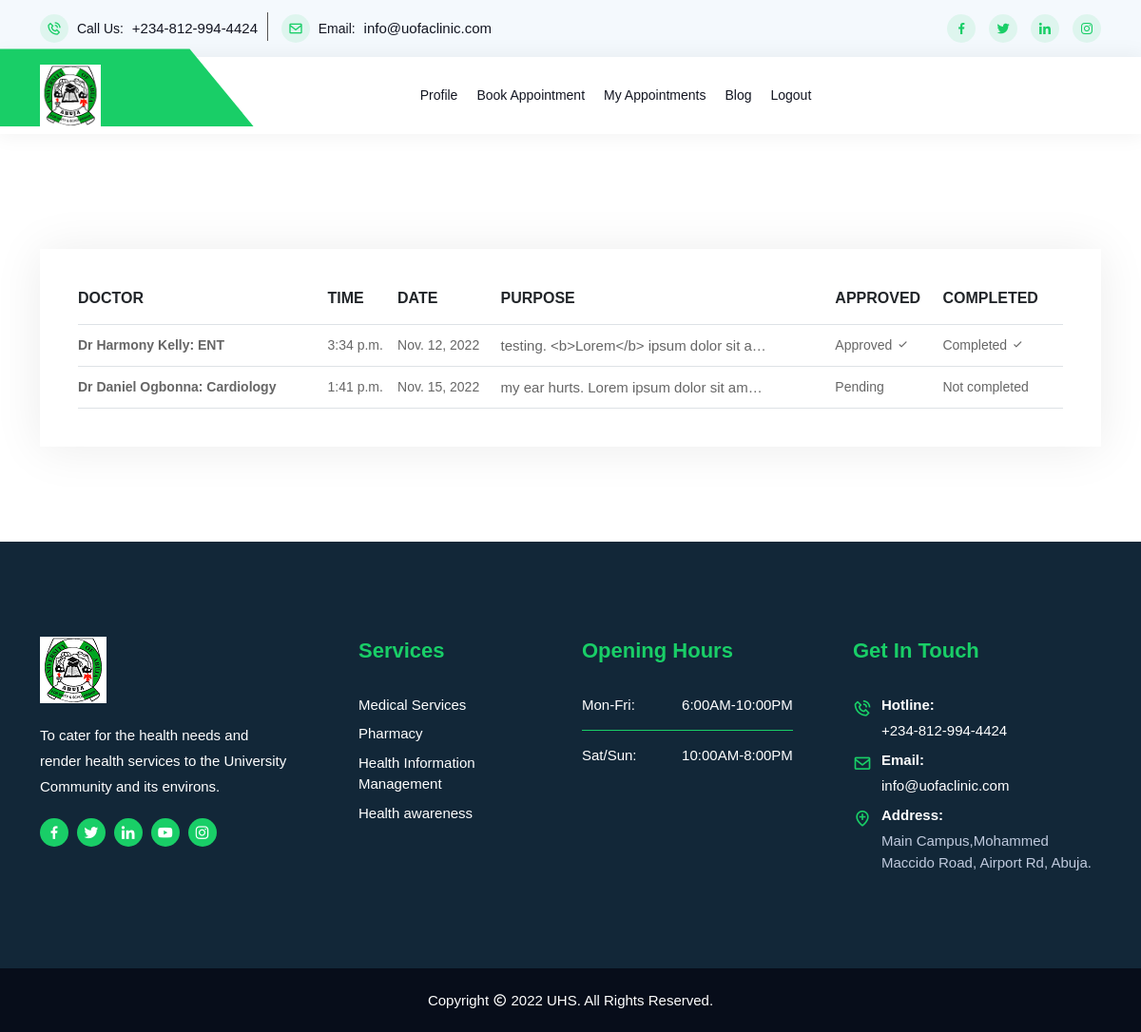
The app's page /patient/appointments (signed in) with its own data.
### patient/models.py (models this page shows, shortened)
class Appointment(models.Model):
    doctor = models.ForeignKey(Doctor, related_name='appointments', on_delete=models.CASCADE)
    patient = models.ForeignKey(Patient, related_name='appointments', on_delete=models.CASCADE)
    time = models.TimeField(blank=False)
    date = models.DateField(blank=False)
    purpose = models.TextField(blank=False)
    approved = models.BooleanField(max_length=15, default=False)
    completed = models.BooleanField(max_length=15, default=False)

### doctor/models.py (models this page shows)
class Doctor(models.Model):
    GENDER = (
        ('female', 'Female'),
        ('male', 'Male'),
    )
    username = models.OneToOneField(User, on_delete=models.CASCADE)
    phone = models.CharField(max_length=12, default="", blank=True)
    gender = models.CharField(choices=GENDER, max_length=30, blank=True, default='')
    department = models.CharField(max_length=30, blank=True, default='')
    address = models.CharField(max_length=200, blank=True, default='')
    def __str__(self):
        return f'Dr {self.username.first_name} {self.username.last_name}: {self.department}'

### patient/views.py (the view)
# urls.py: path('patient/appointments', views.appointments, name='appointments'),
@cache_control(no_cache=True, must_revalidate=True, no_store=True)
@login_required
def appointments(request):
    user = request.user.patient
    appointment_list = user.appointments.all().order_by('date')
    context = {
        'appointment_list': appointment_list,
    }
    return render(request, 'patient/appointments.html', context)

### templates/patient/appointments.html (shortened to what this page needs)
{% extends 'base.html' %}
{% load bootstrap4 %}
{% load static %}
{% block content %}<br/>
<section class="cart-area ptb-100">
    <div class="container">
        <div class="row">
            <div class="col-lg-12 col-md-12">
                <div class="cart-wraps">
                    {% if appointment_list.count > 0 %}
                        <div class="cart-table table-responsive">
                            <table class="table table-bordered">
                                <thead>
                                    <tr>
                                        <th scope="col">Doctor</th>
                                        <th scope="col">Time</th>
                                        <th scope="col">Date</th>
                                        <th scope="col">Purpose</th>
                                        <th scope="col">Approved</th>
                                        <th scope="col">Completed</th>
                                    </tr>
                                </thead>
                                <tbody>
                                {% for appointment in appointment_list %}
                                    <tr>
                                        <td class="product-thumbnail">
                                            <b>{{ appointment.doctor }}</b>
                                        </td>
                                        <td class="product-name">
                                            {{ appointment.time }}
                                        </td>
                                        <td class="product-price">
                                            <span class="unit-amount">
                                               {{ appointment.date }}
                                            </span>
                                        </td>
                                        <td class="product-quantity">
                                            <p>
                                                {{ appointment.purpose|truncatechars:40 }}
                                            </p>
                                        </td>
                                        <td class="product-subtotal">
                                            {% if appointment.approved == True %}
                                                Approved <i class="bx bx-check"></i>
                                            {% else %}
                                                Pending
                                            {% endif %}
                                        </td>
                                        <td class="product-subtotal">
                                            {% if appointment.completed == True %}
                                                Completed <i class="bx bx-check"></i>
                                            {% else %}
                                                Not completed
                                            {% endif %}
                                        </td>
                                    </tr>
                                {% endfor %}
                                </tbody>
                            </table>
                        </div>
                    {% endif %}
                </div>
            </div>
        </div>
    </div>
</section>
{% endblock %}

### records on screen
Appointment: doctor "Dr Harmony Kelly: ENT", time "3:34 p.m.", date "Nov. 12, 2022", purpose "testing. <b>Lorem</b> ipsum dolor sit a…", approved "Approved", completed "Completed"
Appointment: doctor "Dr Daniel Ogbonna: Cardiology", time "1:41 p.m.", date "Nov. 15, 2022", purpose "my ear hurts. Lorem ipsum dolor sit am…", approved "Pending", completed "Not completed"
